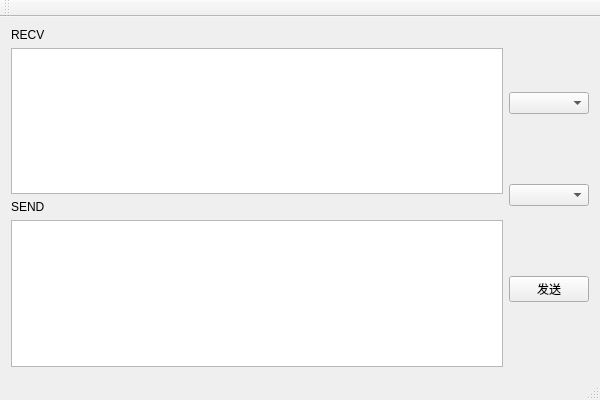
<?xml version="1.0" encoding="UTF-8"?>
<ui version="4.0">
 <class>XXXXClass</class>
 <widget class="QMainWindow" name="XXXXClass">
  <property name="geometry">
   <rect>
    <x>0</x>
    <y>0</y>
    <width>600</width>
    <height>400</height>
   </rect>
  </property>
  <property name="windowTitle">
   <string>XXXX</string>
  </property>
  <widget class="QWidget" name="centralWidget">
   <layout class="QHBoxLayout" name="horizontalLayout_2">
    <item>
     <layout class="QHBoxLayout" name="horizontalLayout">
      <item>
       <layout class="QVBoxLayout" name="verticalLayout_4">
        <item>
         <layout class="QVBoxLayout" name="verticalLayout_2">
          <item>
           <widget class="QLabel" name="recvLabel">
            <property name="text">
             <string>RECV</string>
            </property>
           </widget>
          </item>
          <item>
           <widget class="QTextEdit" name="m_recvTextEdit"/>
          </item>
         </layout>
        </item>
        <item>
         <layout class="QVBoxLayout" name="verticalLayout_3">
          <item>
           <widget class="QLabel" name="sendLabel">
            <property name="text">
             <string>SEND</string>
            </property>
           </widget>
          </item>
          <item>
           <widget class="QTextEdit" name="m_sendTextEdit"/>
          </item>
         </layout>
        </item>
       </layout>
      </item>
      <item>
       <layout class="QVBoxLayout" name="verticalLayout">
        <item>
         <widget class="QComboBox" name="m_comboBox"/>
        </item>
        <item>
         <widget class="QComboBox" name="m_itemComboBox"/>
        </item>
        <item>
         <widget class="QPushButton" name="m_pushButton">
          <property name="text">
           <string>发送</string>
          </property>
         </widget>
        </item>
       </layout>
      </item>
     </layout>
    </item>
   </layout>
  </widget>
  <widget class="QMenuBar" name="menuBar">
   <property name="geometry">
    <rect>
     <x>0</x>
     <y>0</y>
     <width>600</width>
     <height>23</height>
    </rect>
   </property>
  </widget>
  <widget class="QToolBar" name="mainToolBar">
   <attribute name="toolBarArea">
    <enum>TopToolBarArea</enum>
   </attribute>
   <attribute name="toolBarBreak">
    <bool>false</bool>
   </attribute>
  </widget>
  <widget class="QStatusBar" name="statusBar"/>
 </widget>
 <layoutdefault spacing="6" margin="11"/>
 <resources>
  <include location="xxxx.qrc"/>
 </resources>
 <connections/>
</ui>
